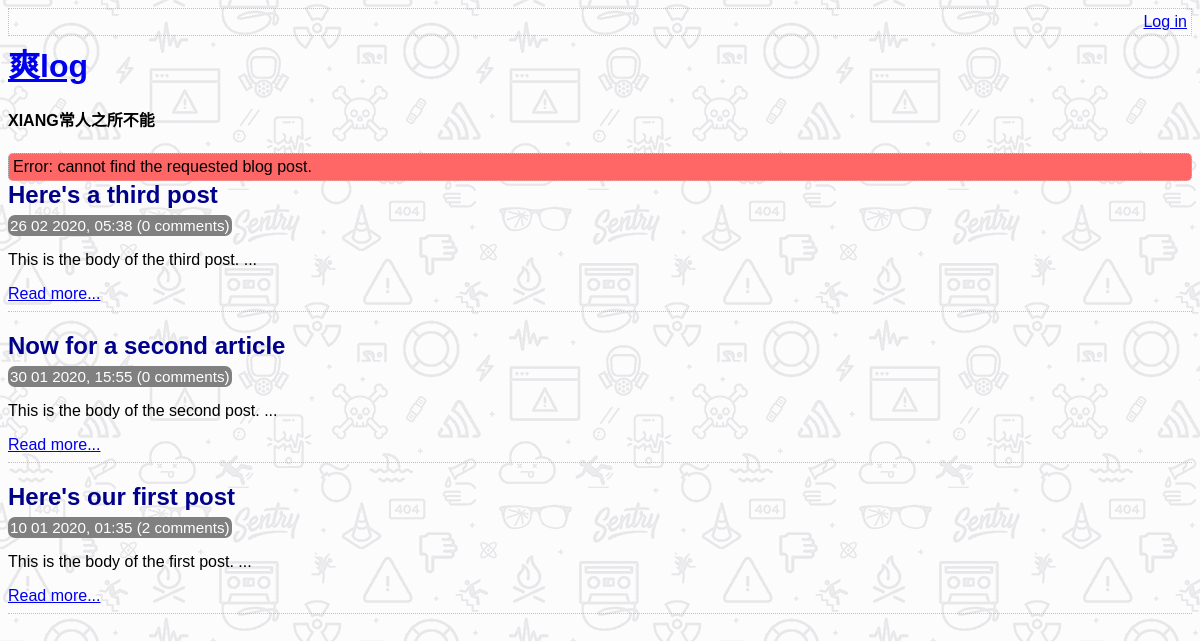
The page /index.php?not-found=1 on the database as committed earlier.
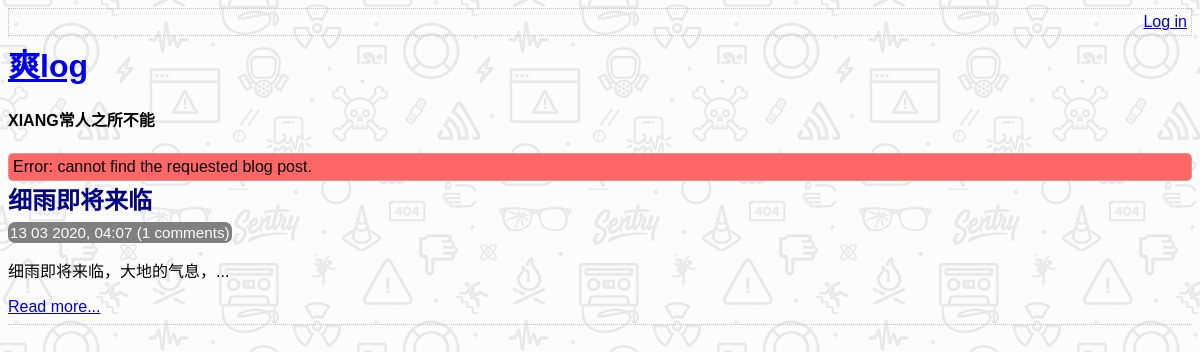
The same page on the database as committed later.
### tables this page shows
CREATE TABLE post (
    id INTEGER PRIMARY KEY AUTOINCREMENT NOT NULL,
    title VARCHAR NOT NULL,
    body VARCHAR NOT NULL,
    user_id INTEGER NOT NULL,
    created_at VARCHAR NOT NULL,
    updated_at VARCHAR,
    FOREIGN KEY (user_id) REFERENCES user(id)
);

### lib/common.php (called while the page is built, shortened)
<?php
function htmlEscape($html)
{
    return htmlspecialchars($html, ENT_HTML5, 'UTF-8');
}
function getPostHead($html)
{
    return substr($html, 0, max(strpos($html, "</"), strpos($html, "\n")));
}
function convertSqlDate($sqlDate)
{
    $date = DateTime::createFromFormat('Y-m-d H:i:s', $sqlDate);
    return $date->format('d m Y, H:i');
}
function getAllPosts(PDO $pdo)
{
    $stmt = $pdo->query(
        'SELECT id, title, created_at, body,
       (SELECT COUNT(*) FROM comment WHERE  comment.post_id = post.id) comment_count
      FROM post ORDER BY created_at DESC'
    );
    return $stmt->fetchAll(PDO::FETCH_ASSOC);
}
function isLoggedIn()
{
    return isset($_SESSION['logged_in_username']);
}

### index.php (the view, shortened to what this page needs)
<?php
require_once 'lib/common.php';
$pdo = getPDO();
$posts = getAllPosts($pdo);
$notFound = isset($_GET['not-found']);
?>
<!DOCTYPE html>
<html lang="zh">
    <head>
        <?php require 'templates/head.php' ?>
    </head>
    <body>
        <?php require 'templates/title.php' ?>
        <?php if ($notFound) : ?>
            <div class="error box">
                Error: cannot find the requested blog post.
            </div>
        <?php endif ?>
        <div class="post-list">
            <?php foreach ($posts as $post) : ?>
                <div class="post-synopsis">
                    <h2>
                        <?php echo htmlEscape($post['title']) ?>
                    </h2>
                    <div class="meta">
                        <?php echo convertSqlDate($post['created_at']) ?>
                        (<?= $post['comment_count'] ?> comments)
                    </div>
                    <p>
                        <?php echo getPostHead($post['body']) . '...' ?>
                    </p>
                    <div class="post-controls">
                        <a href="view_post.php?post_id=<?php echo $post['id'] ?>">Read more...</a>
                    </div>
                </div>
            <?php endforeach; ?>
        </div>
    </body>
</html>

### templates/head.php (shortened to what this page needs)
<link rel="stylesheet" type="text/css" href="assets/main.css"/>

### templates/top_menu.php
<div class="top-menu">
    <div class="menu-options">
        <?php if (isLoggedIn()): ?>
            <a href="index.php">Home</a>
            |
            <a href="list_posts.php">All posts</a>
            |
            <a href="edit_post.php">New post</a>
            |
            Hello <?php echo htmlEscape(getAuthUser()) ?>
            <a href="logout.php">Log out</a>
        <?php else: ?>
            <a href="login.php">Log in</a>
        <?php endif; ?>
    </div>
</div>

### templates/title.php
<?php require 'top_menu.php' ?>
<a href="index.php">
    <h1>爽log</h1>
</a>
<h4>XIANG常人之所不能</h4>

### assets/main.css (style rules this page uses)
.box { border: 1px dotted silver; border-radius: 5px; padding: 4px; }
.error { background-color: #ff6666; }
.top-menu { border: 1px dotted silver; min-height: 18px; padding: 4px; margin-bottom: 4px; }
.menu-options { float: right; }
h1, h2, h3 { margin-top: 0; margin-bottom: 8px; }
body { font-family: sans-serif; background: url("background[1].png"); }
.post-synopsis { padding-bottom: 8px; border-bottom: 1px dotted silver; margin-bottom: 20px; }
.post-synopsis h2, .post h2 { color: darkblue; }
.post .date, .post-synopsis .meta { color: white; background-color: grey; border-radius: 7px; padding: 2px; display: inline; font-size: 0.95em; }

Rows that differ between the two databases and show on the page:
removed post: title "Here's a third post", created_at "26 02 2020, 05:38", comment_count "0", body "This is the body of the third post."
removed post: title "Now for a second article", created_at "30 01 2020, 15:55", comment_count "0", body "This is the body of the second post."
removed post: title "Here's our first post", created_at "10 01 2020, 01:35", comment_count "2", body "This is the body of the first post."
added post: title "细雨即将来临", created_at "13 03 2020, 04:07", comment_count "1", body "细雨即将来临，大地的气息，"
